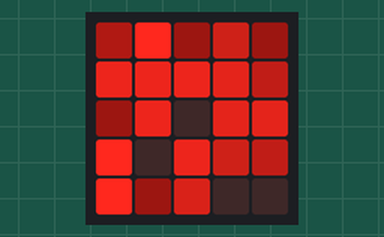
A program run on a simulated BBC micro:bit running MicroPython. On the bench: the board's 5×5 LED display. Random numbers come from a fixed seed.

Above: at 0.01 s.
At 4.93 s:
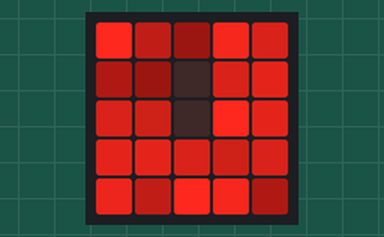
At 9.93 s:
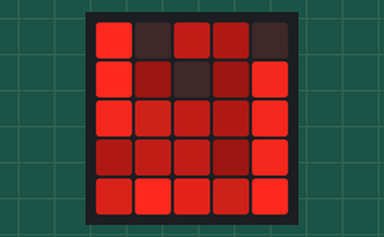
At 19.94 s:
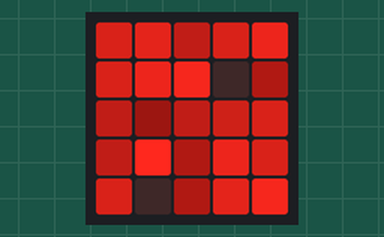
At 29.86 s:
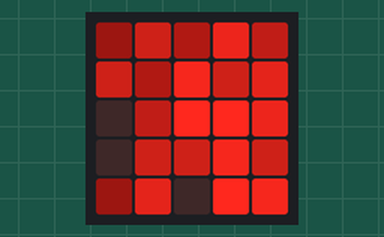
At 39.87 s:
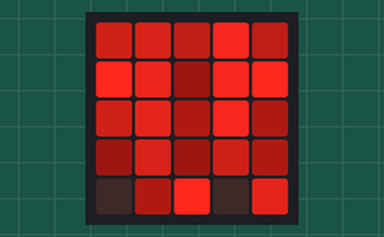

The program:

for_loop2.py
```python
#
#  For loop demo with display
#

from microbit import *
import random
display.clear()


while True:
    for i in range(0, 5):
        for j in range(0, 5):
          display.set_pixel(j, i, random.randint(0, 9))
    sleep(80)

    display.clear()
```
